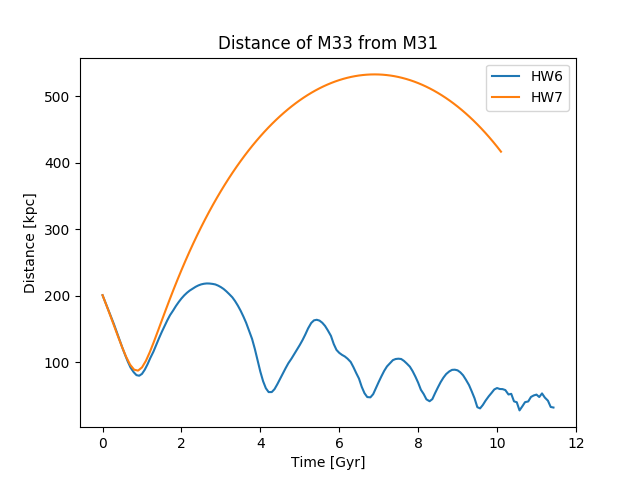

This figure's Python source:
#!/usr/bin/env python3

'''
File name:  Homework7.py
Author: Andrew Henrici
Date Created:  3/22/2018
Date last modified: 3/28/2018
Description:  Integrate the orbit of M33 around M31
'''

import numpy as np
import astropy.units as u
import  astropy.constants as const
from ReadFile import read
from CenterOfMass import CenterOfMass
import matplotlib.pyplot as plt
from GalaxyMass import ComponentMass


class M33AnalyticOrbit:

    def __init__(self, filename):
        # Set the name of the file for the output
        self.filename = filename

        # Define the Gravitational constant
        self.G = 4.498768e-6*u.kpc**3/u.Msun/u.Gyr**2

        # Create a Center of Mass object for M31
        M31_COM = CenterOfMass("M31_000.txt", ptype=2)
        M31_COMP = M31_COM.COM_P(0.1, 2)
        M31_COMV = M31_COM.COM_V(M31_COMP)

        # Create a Center of Mass object for M33
        M33_COM = CenterOfMass("M33_000.txt", ptype=2)
        M33_COMP = M33_COM.COM_P(0.1, 2)
        M33_COMV = M33_COM.COM_V(M33_COMP)

        # Recenter to COM position of M33 centered on M31
        self.x = M31_COMP[0] - M33_COMP[0]
        self.y = M31_COMP[1] - M33_COMP[1]
        self.z = M31_COMP[2] - M33_COMP[2]

        # Recenter to COM velocity with respect to M31
        self.vx = M31_COMV[0] - M33_COMV[0]
        self.vy = M31_COMV[1] - M33_COMV[1]
        self.vz = M31_COMV[2] - M33_COMV[2]

        # Set the scale lengths of the disk, bulge, and halo of M31
        self.rd = 5.0*u.kpc
        self.rbulge = 1.0*u.kpc
        self.rhalo = 63.0*u.kpc

        # Set Masses for the disk, bulge, and halo
        self.Md = ComponentMass('M31_000.txt', 2)
        self.Mbulge = ComponentMass('M31_000.txt', 3)
        self.Mhalo = ComponentMass('M31_000.txt', 1)

        return None


    # Calculate acceleration for halo and bulge particles
    # in a given direction using the Hernquist profile
    def HernquistAccel(self, M, ra, x, y, z, direction):
        # Takes in the compnenet mass, scale length of the component,
        # position of M33, and chosen direction and returns
        # the acceleration of that direction

        r = np.sqrt(x**2 + y**2 + z**2)

        # Use the Hernquist potential acceleration
        a = -self.G*M/(r*(ra + r)**2)

        # Calculate accelaration of particles in chosen direction
        if direction == 0:
            a_comp = a*x
        elif direction == 1:
            a_comp = a*y
        elif direction == 2:
            a_comp = a*z

        return a_comp


    # Calculate the acceleration from the disk particles
    # in a given direction using Miaymoto-Nagai profile
    def MiyamotoNagaiAccel(self, M, rd, x, y, z, direction):
    	# Takes in the mass of the disk, the scale length, the 
    	# position coordinates, and chosen direction and returns
    	# the acceleration in that direction

        r = np.sqrt(x**2 + y**2 + z**2)
        zd = rd/5.0
        B = rd + np.sqrt(z**2 + zd**2)

        # Use the Miyamoto Nagai potential acceleration
        a = -self.G*M/(r**2 + B**2)**1.5

        # Calculate accelaration of particles in chosen direction
        if direction == 0:
        	a_comp = a*x
        elif direction == 1:
            a_comp = a*y
        elif direction == 2:
            a_comp = a*B*z/np.sqrt(z**2 + zd**2)

        return a_comp


    # Sums the acceleration terms for each particle
    def M31Accel(self, x, y, z, direction):
    	# Take in the position coordinates and find the 
    	# acceleration for the given direction

    	# Calculate the acceleration for each particle type
        Disk_accel = self.MiyamotoNagaiAccel(self.Md, self.rd, x, y, z, direction)
        Bulge_accel = self.HernquistAccel(self.Mbulge, self.rbulge, x, y, z, direction)
        Halo_accel = self.HernquistAccel(self.Mhalo, self.rhalo, x, y, z, direction)

        # Add together all of the accelerations to one term
        Total_accel = (Disk_accel + Bulge_accel + Halo_accel).to(u.km/u.s**2)

        return Total_accel


    # Use Leap Frog method to calculate delta pos and delta vel
    def LeapFrog(self, dt, x, y, z, vx, vy, vz):
    	# Take in the step size, the position coordinates, and
    	# velocity components and return the updated position
    	# and velocities

        # Do a half step guess of the new positions
        x_half = x + (vx*dt/2.0).to(u.kpc)
        y_half = y + (vy*dt/2.0).to(u.kpc)
        z_half = z + (vz*dt/2.0).to(u.kpc)

        # Do a guess of the acceleration from the half step
        ax_half = self.M31Accel(x_half, y_half, z_half, 0)
        ay_half = self.M31Accel(x_half, y_half, z_half, 1)
        az_half = self.M31Accel(x_half, y_half, z_half, 2)

        # Update the velocity
        vx_step = vx + (ax_half*dt).to(u.km/u.s)
        vy_step = vy + (ay_half*dt).to(u.km/u.s)
        vz_step = vz + (az_half*dt).to(u.km/u.s)

        # Update the Position
        x += ((vx + vx_step)*dt/2.0).to(u.kpc)
        y += ((vy + vy_step)*dt/2.0).to(u.kpc)
        z += ((vz + vz_step)*dt/2.0).to(u.kpc)

        # Store the position and velocities for the return statement
        pos = [x, y, z]
        vel = [vx_step, vy_step, vz_step]

        return pos, vel


    # Use LeapFrog function to integrate over a time period between
    # ti(start) and tf(end) with steps dt
    def OrbitIntegrator(self, ti, tf, dt):
    	# Takes in the start, finish, and step times and saves the 
    	# output to a .txt file

    	# Set up the position values so they can be updated
        x = self.x
        y = self.y
        z = self.z

        # Set up the velocity values so they can be updated
        vx = self.vx
        vy = self.vy
        vz = self.vz

        # Initialize array to store the time, postion, and velocity values
        storage = np.zeros((int((tf/dt)+2), 7))
        storage[0,:] = np.array([ti/u.Gyr, x/u.kpc, y/u.kpc, z/u.kpc, 
        	vx*u.s/u.km, vy*u.s/u.km, vz*u.s/u.km])

        t = ti  # initialize the time 
        c = 1   # initialize the counter

        # Loop through the time period integrate the orbit of M33 around M31
        while t <= tf:
        	print(t)

        	# Update the position and velocities
        	pos, vel = self.LeapFrog(dt, x, y, z, vx, vy, vz)
        	
        	# Reset the variables to the updated values
        	x, y, z = pos[0], pos[1], pos[2]
        	vx, vy, vz = vel[0], vel[1], vel[2]

            # Update the time 
        	t = np.around(t + dt, 3)
        	
        	# Store the updated values for future
        	storage[c,] = np.array([t/u.Gyr, x/u.kpc, y/u.kpc, z/u.kpc, 
        	                vx*u.s/u.km, vy*u.s/u.km, vz*u.s/u.km])
        	
        	# Update the counter
        	c += 1
 
        # Save the output of the orbit to
        np.savetxt(self.filename, storage, header='t x y z vx vy vz', comments='# ',\
			fmt=['%.2f ', '%.2f ','%.2f ','%.2f ','%.2f ','%.2f ','%.2f '])

        return None


# Run the code for now to 10 billion years into the future with
# a time step of 100 million years
Orbit = M33AnalyticOrbit("M31M33_Orbit.txt")
Orbit.OrbitIntegrator(0.0*u.Gyr, 10.0*u.Gyr, 0.1*u.Gyr)

# Read in the results of the program
OrbitInt = np.genfromtxt("M31M33_Orbit.txt", dtype = float, names=True)
M33 = np.genfromtxt('Orbit_M33.txt', dtype = float, names=True)
M31 = np.genfromtxt('Orbit_M31.txt', dtype = float, names=True)

# Compute the distance between the galaxies from this homework
r = np.sqrt(OrbitInt['x']**2 + OrbitInt['y']**2 + OrbitInt['z']**2)

# Compute the distances between the galaxies from the previous homework
R = np.sqrt((M31['x']-M33['x'])**2 + (M31['y']-M33['y'])**2+(M31['z']-M33['z'])**2)

# Plot the two different methods on the same graph
plt.plot(M31['t'], R, label='HW6')
plt.plot(OrbitInt['t'], r, label='HW7')

# Set up plot
plt.title('Distance of M33 from M31')
plt.xlabel('Time [Gyr]')
plt.ylabel('Distance [kpc]')
plt.legend()

# Show plot
plt.show()
